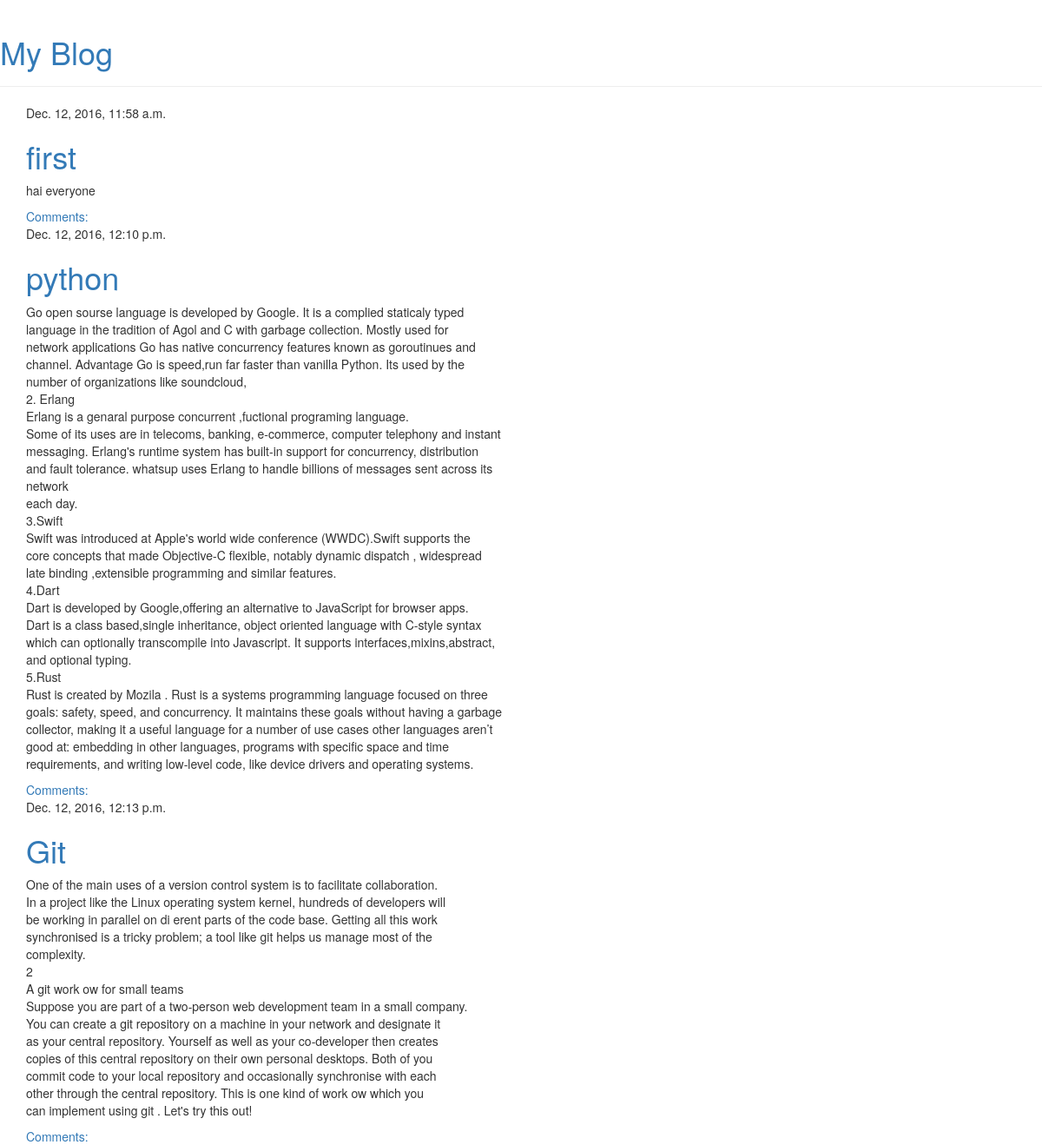
The page / on the database its author committed.
### blog/models.py (models this page shows, shortened)
class Post(models.Model):
    author = models.ForeignKey('auth.User')
    title = models.CharField(max_length=200)
    text = models.TextField()
    created_date = models.DateTimeField(
            default=timezone.now)
    published_date = models.DateTimeField(
            blank=True, null=True)

### blog/views.py (the view)
# urls.py: url(r'^$', views.post_list, name='post_list'),
def post_list(request):
    posts = Post.objects.filter(published_date__lte=timezone.now()).order_by('published_date')
    return render(request, 'blog/post_list.html', {'posts': posts})

### blog/templates/blog/post_list.html
{% extends 'blog/base.html' %}
{% block content %}
    {% for post in posts %}
        <div class="post">
            <div class="date">
                {{ post.published_date }}
            </div>
            <h1><a href="{% url 'post_detail' pk=post.pk %}">{{ post.title }}</a></h1>
            <p>{{ post.text|linebreaksbr }}</p>
            <a href="{% url 'post_detail' pk=post.pk %}">Comments: {{ post.approved_comments.count }}</a>
        </div>
    {% endfor %}
{% endblock content %}

### blog/templates/blog/base.html (shortened to what this page needs)
<html>
    <head>
    </head>
    <body>
	<link rel="stylesheet" href="//maxcdn.bootstrapcdn.com/bootstrap/3.2.0/css/bootstrap.min.css">
        <link rel="stylesheet" href="//maxcdn.bootstrapcdn.com/bootstrap/3.2.0/css/bootstrap-theme.min.css">
        <div>
	 <div class="page-header">
        <h1><a href="/">My Blog</a></h1>
	</div>
<div class="content container">
    <div class="row">
        <div class="col-md-8">
            {% block content %}
            {% endblock %}
        </div>
    </div>
</div>
    </body>
</html>

### rows shown on the page
Post: published_date "Dec. 12, 2016, 11:58 a.m.", title "first", text "hai everyone"
Post: published_date "Dec. 12, 2016, 12:10 p.m.", title "python", text "Go open sourse language is developed by Google. It is a complied staticaly typed language in the tradition of Agol and C with garbage collection. Mostly used for network applications Go has native concurrency features known as goroutinues and channel. Advantage Go is speed,run far faster than vanilla Python. Its used by the number of organizations like soundcloud, 2. Erlang Erlang is a genaral purpose concurrent ,fuctional programing language. Some of its uses are in telecoms, banking, e-commerce, computer telephony and instant messaging. Erlang's runtime system has built-in support for concurrency, distribution and fault tolerance. whatsup uses Erlang to handle billions of messages sent…"
Post: published_date "Dec. 12, 2016, 12:13 p.m.", title "Git", text "One of the main uses of a version control system is to facilitate collaboration. In a project like the Linux operating system kernel, hundreds of developers will be working in parallel on di\u001berent parts of the code base. Getting all this work synchronised is a tricky problem; a tool like git helps us manage most of the complexity. 2 A git work ow for small teams Suppose you are part of a two-person web development team in a small company. You can create a git repository on a machine in your network and designate it as your central repository. Yourself as well as your co-developer then creates copies of this central repository on their own personal desktops. Both of you commit code to your…"
